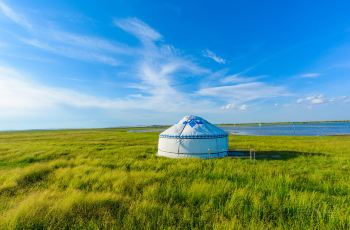
#> input picture uploads/KmeansTestPicture.jpg, 350 x 230 px
$ python kmeansPicture.py
#> lines starting #> are read from the running program, lines starting #| are printed output that depends on the picture
# coding: utf-8
# coder: haoleeson
import pylab
from matplotlib import image as img
from matplotlib import pyplot as plt
import numpy as np
import random
import math

# 获取图片的rgb列表
def getImageRGB(file):
    image = img.imread(file)
    width, height, x = image.shape
    # 创建与照片像素规模同大小rgb列表，存rgb数据
    rgb = np.zeros((width, height, x))
    for i in range(width):
        for j in range(height):
            rgb[i][j] = image[i, j]
    return rgb


# 随机生成k个种子，返回k个随机像素点坐标
def initCentroids(imageRGB, k):
    center = []
    for i in range(k):
        x, y = random.randint(0, imageRGB.shape[0]), random.randint(0, imageRGB.shape[1])
        center += [[x, y]]
    return center


# 计算变量中每个像素点与k个中心点的欧式距离
def caclEucDistance(imageRGB, centers):
    region = []
    for i in range(imageRGB.shape[0]): #行
        x = []
        for j in range(imageRGB.shape[1]): #列
            temp = []
            for k in range(len(centers)): #计算k个像素点与k个中心点的欧式距离
                dist = np.sqrt(np.sum(np.square(imageRGB[i, j] - imageRGB[centers[k][0], centers[k][1]])))
                temp += [dist] #添加到temp临时数组中
            x.append(np.argmin(temp)) #距离最小的集群的下标，按距离分簇
        region.append(x)
    return region #返回与数组同大小的 像素与簇对应关系


# 迭代计算变量中每个像素点与k个中心点的欧式距离
def loopCaclEucDistance(imageRGB, CalCentercolor):
    region = []
    for i in range(imageRGB.shape[0]): #行
        x = []
        for j in range(imageRGB.shape[1]): #列
            temp = []
            for k in range(len(CalCentercolor)): #计算k个像素点与k个中心点的欧式距离
                dist = np.sqrt(np.sum(np.square(imageRGB[i, j] - CalCentercolor[k])))
                temp += [dist] #添加到temp临时数组中
            x.append(np.argmin(temp))  #距离最小的集群的下标，按距离分簇
        region.append(x)
    return region #返回与数组同大小的 像素与簇对应关系


# 计算集群的平均值
def calNewCenter(features, imageRGB, k):
    temp = [] #一维数组
    for i in features:
        for j in i:
            temp.append(j)
    centercolor = [0] * k
    # 累加 每个集群中所包含的 像素点的RGB值
    for i in range(len(features)): #Rows
        for j in range(len(features[i])): #Columns
            centercolor[features[i][j]] += imageRGB[i, j]

    for i in range(len(centercolor)):
        centercolor[i] /= temp.count(i) #求每个集群的RGB 均值
        # 将求得的均值[取整]
        for j in range(len(centercolor[i])):  #Columns
            centercolor[i][j] = int(centercolor[i][j])
    return centercolor


# 显示分割前后对比图程序
def showImage(imageRGB, centercolor, features, k, iteration):
    NewImage = np.empty((len(features), len(features[0]), 3))
    for i in range(len(features)):
        for j in range(len(features[i])):
            NewImage[i, j] = centercolor[features[i][j]]
    # 绘制图片
    fig = plt.figure(figsize=(10, 4), facecolor='white')
    fig.suptitle('k='+str(k)+', iteration='+str(iteration), fontsize=12, color='k')
    fig.gca().xaxis.set_major_locator(plt.NullLocator())
    fig.gca().yaxis.set_major_locator(plt.NullLocator())

    # 创建子图1: 绘制原图
    ax1 = fig.add_subplot(1, 2, 1)
    ax1.axis('off') # 关闭坐标轴显示
    ax1.imshow(imageRGB / 255)
    ax1.set_title('Original image', fontsize=10, color='k')

    # 创建子图2: 绘制分割图
    ax2 = fig.add_subplot(1, 2, 2)
    ax2.axis('off') # 关闭坐标轴显示
    ax2.imshow(NewImage / 255)
    ax2.set_title('Split graph', fontsize=10, color='k')

    # 显示绘制图像
    pylab.show()
    plt.show()


# -------------------main---------------------------
def main():
    #加载图片数据
    imageRGB = getImageRGB('KmeansTestPicture.jpg')
#> in getImageRGB, image is the input picture: shape (230, 350, 3); mean R, G, B 98.4, 148.1, 141.5
    print('Finish load image RGB data...')
    #设置集群数：k=3
    k = 3
    # 生成k个随机像素点坐标
    InitialCenter = initCentroids(imageRGB, k)
#> InitialCenter = [[216, 197], [194, 215], [10, 132]]
    # 计算样本中每个像素点与k个中心点的欧式距离，并重新分类
    features = caclEucDistance(imageRGB, InitialCenter)
#> after the loop in caclEucDistance, `for i in range(imageRGB.shape[0]):`: region = 230 items
#> features = 230 items

    #设置k-means算法执行的最大迭代次数：iteration = 20
    iteration = 20
    for i in range(iteration, 0, -1):
        print('iteration = ', i)
        CalCentercolor = calNewCenter(features, imageRGB, k) # 得到每个簇的均值
        # 根据簇中的新均值，并重新分簇
        features = loopCaclEucDistance(imageRGB, CalCentercolor)
        print('\n'+'Center[k] = ', CalCentercolor, '\n')
#> this loop made 20 passes
#> CalCentercolor on passes 1 to 12: [[47, 62, 8], [120, 128, 20], [88, 167, 228]], [[59, 74, 9], [126, 133, 20], [89, 168, 227]], [[66, 80, 10], [130, 136, 21], [89, 168, 227]], [[69, 83, 10], [132, 138, 22], [89, 168, 227]], [[71, 85, 10], [134, 139, 22], [89, 168, 227]], [[72, 86, 11], [134, 139, 22], [89, 168, 227]], [[73, 86, 11], [135, 140, 22], [89, 168, 227]], [[73, 87, 11], [135, 140, 22], [89, 168, 227]], [[73, 87, 11], [135, 140, 22], [89, 168, 227]], [[73, 87, 11], [135, 140, 22], [89, 168, 227]], [[73, 87, 11], [135, 140, 22], [89, 168, 227]], [[73, 87, 11], [135, 140, 22], [89, 168, 227]]
#| Center[k] =  [array([47., 62.,  8.]), array([120., 128.,  20.]), array([ 88., 167., 228.])]
#| Center[k] =  [array([59., 74.,  9.]), array([126., 133.,  20.]), array([ 89., 168., 227.])]
#| Center[k] =  [array([66., 80., 10.]), array([130., 136.,  21.]), array([ 89., 168., 227.])]
#| Center[k] =  [array([69., 83., 10.]), array([132., 138.,  22.]), array([ 89., 168., 227.])]
#| Center[k] =  [array([71., 85., 10.]), array([134., 139.,  22.]), array([ 89., 168., 227.])]
#| Center[k] =  [array([72., 86., 11.]), array([134., 139.,  22.]), array([ 89., 168., 227.])]
#| Center[k] =  [array([73., 86., 11.]), array([135., 140.,  22.]), array([ 89., 168., 227.])]
#| Center[k] =  [array([73., 87., 11.]), array([135., 140.,  22.]), array([ 89., 168., 227.])]
#> (further printed lines are left out)

    #显示分割前后对比图
    showImage(imageRGB, CalCentercolor, features, k, iteration)
#> in showImage, `NewImage = np.empty((len(features), len(features[0]), 3))`:
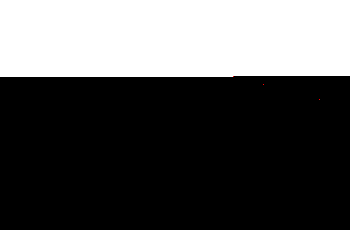
#> NewImage: shape (230, 350, 3) float64; mean of channels 0, 1, 2 2.31e-310, 2.31e-310, 2.31e-310; drawn with min black and max white
#> after the loop in showImage, `for i in range(len(features)):`:
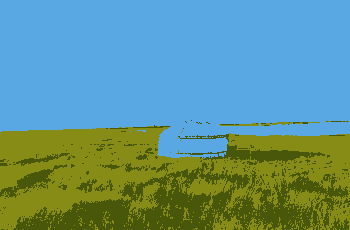
#> NewImage: shape (230, 350, 3) float64; mean of channels 0, 1, 2 98, 147.9, 140.7; drawn as R, G, B
#> in showImage, `pylab.show()`:
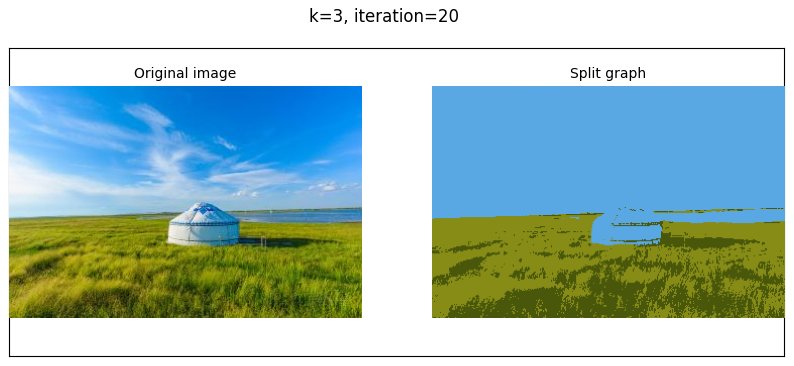
#> figure drawn by matplotlib, 2 panels


if __name__ == '__main__':
    main()
